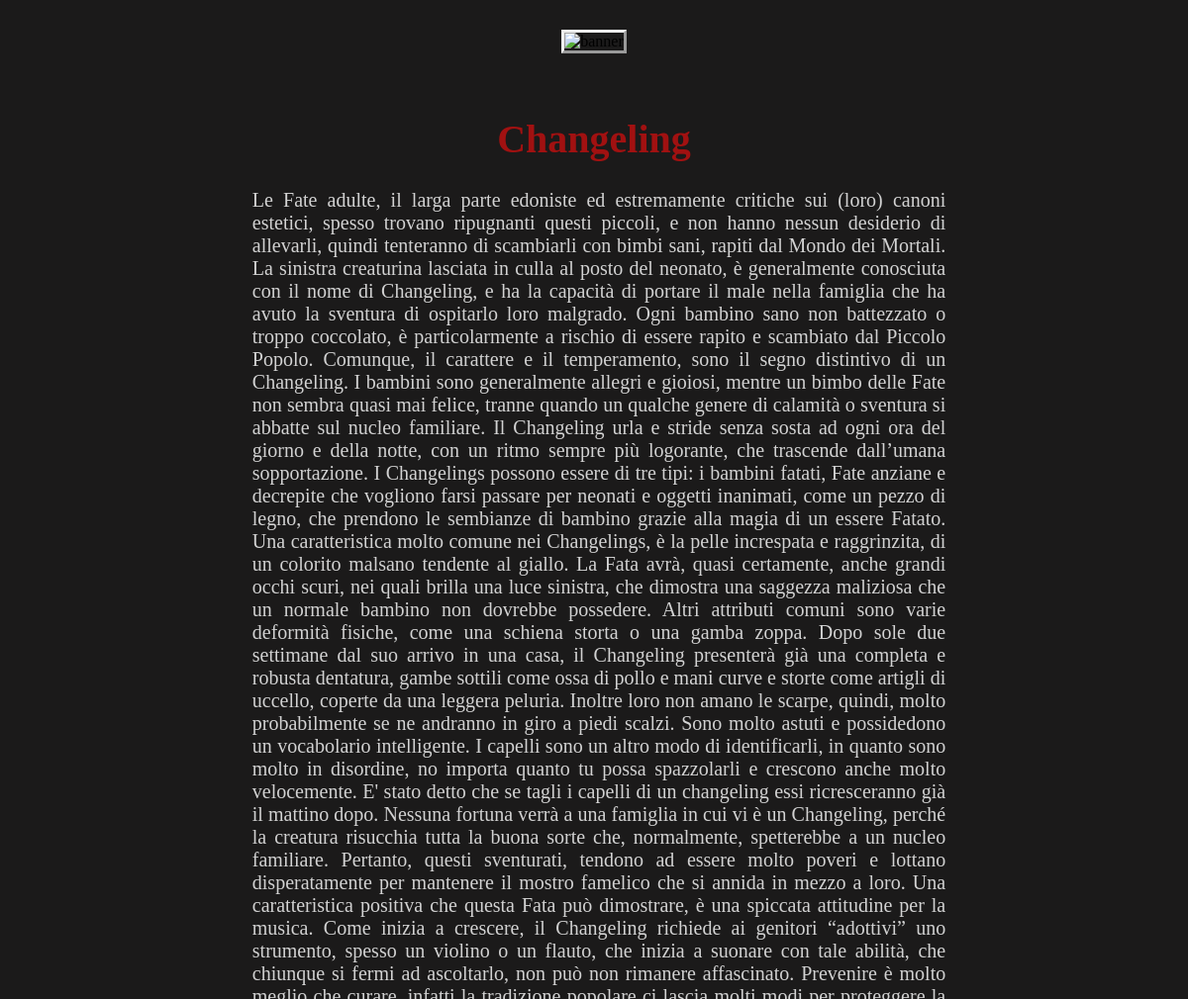
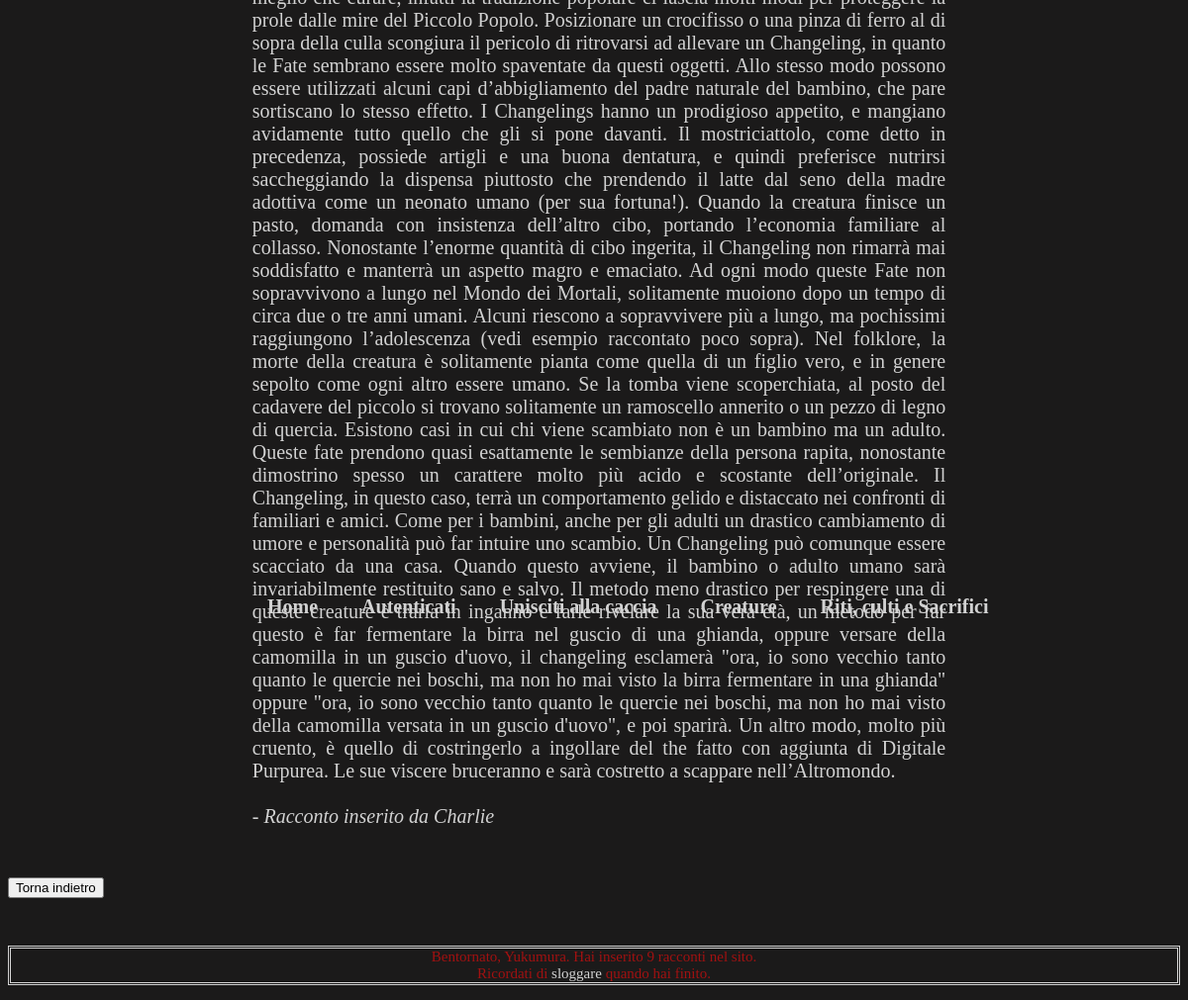
Screenshot of /visualizzazione.php?id=Changeling (signed in) with the database file from the repository (2 pictures, top to bottom).
### tables this page shows
CREATE TABLE `creature` (
  `id` bigint(20) unsigned NOT NULL AUTO_INCREMENT,
  `nome` varchar(128) DEFAULT NULL,
  `descrizione` longtext,
  `autore` varchar(128) DEFAULT NULL,
  UNIQUE KEY `id` (`id`)
);

CREATE TABLE `iscritti` (
  `id` bigint(20) unsigned NOT NULL AUTO_INCREMENT,
  `nome` varchar(128) DEFAULT NULL,
  `cognome` varchar(128) DEFAULT NULL,
  `username` varchar(128) DEFAULT NULL,
  `password` varchar(128) DEFAULT NULL,
  `email` varchar(128) DEFAULT NULL,
  `inseriti` int(11) DEFAULT '0',
  UNIQUE KEY `id` (`id`)
);

### visualizzazione.php (the view, shortened to what this page needs)
<!DOCTYPE html>
<?php
include('cuore.php');
?>
<html>
  <head>
    <link rel="stylesheet" type="text/css" href="mystyle.css" media="screen">
  </head>
  <body>
   <div class="titolo">
     <h1><?php echo $_GET['id']; ?></h1>
   </div>
	<div id="content">
	<?php
	$query="SELECT descrizione FROM creature where nome = '$_GET[id]'";
    $result = $mysqli->query($query);
    while ($row = mysqli_fetch_row($result)) {
		echo "<p>$row[0]";
    }
    ?>
    <br><br><em>- Racconto inserito da
    <?php
    	$query="SELECT autore FROM creature where nome = '$_GET[id]'";
    	$result = $mysqli->query($query);
    	$row = mysqli_fetch_row($result);
    	echo $row[0];
    	?>
    </em></p></div>
      <div id="form2"
      <form><input type="button" onclick="history.back()" value="Torna indietro"></form>
    </div>
<br><br><br>
<?php
include('piepagina.php');
?>
</html>

### piepagina.php
<div id="piedipagina">
<div id="formattazione_testo">
 <p>
 <?php
 include('cuore.php');
 $query="SELECT inseriti FROM iscritti where username = '$_SESSION[username]'";
 $result = $mysqli->query($query);
 $row = mysqli_fetch_row($result);
 if(isset($_SESSION['username'])) {
echo "Bentornato, ".$_SESSION['username'];
echo ". Hai inserito $row[0] racconti nel sito.<br>";
echo "Ricordati di "; echo "<a href='logout.php'>sloggare</a>"; echo " quando hai finito.";
 }else{
     echo "E' la prima volta che visiti il sito? <br>";
     echo "<a href='registrati.php'>Registrati</a>";
     echo " oppure ";
     echo "<a href='login.php'>loggati</a>.";
     }
 ?>
 </p>
 </div>
 </div>

### mystyle.css (style rules this page uses)
.header { display: block; margin: 30px auto 0 0; text-align: center; }
.header img { bottom: 10px; border-style: outset; }
.nav { position:absolute; bottom:570px; left: 70px; }
.nav li { font-family: "Times New Roman", Times, serif; font-size: 20px; font-weight: bold; }
.nav ul { position: relative; list-style-type: none; top: 200px; left: 120px; }
.nav ul li { background-image: url('http://upload.wikimedia.org/wikipedia/commons/thumb/f/f6/Pentacle_3.svg/45px-Pentacle_3.svg.png'); background-repeat: no-repeat; background-position: 15px 3px; padding-left: 40px; background-size: 20px 20px; display: inline; }
.titolo { color: #A11111; font-family: "Times New Roman", Times, serif; font-size: 20px; text-align: center; }
body { background-color: #1B1A1A; }
#content { margin-left: 20%; margin-right: 20%; padding-bottom: 30px; padding-left: 10px; }
#content p { color: #D2D2D2; text-align: justify; font-family: "Times New Roman", Times, serif; font-size: 20px; }
a:link { text-decoration: none; color: #D2D2D2; }
#formattazione_testo { color: #A11111; font-family: "Times New Roman", Times, serif; }
#formattazione_testo p { border-style:double; border-color: #D2D2D2; font-size: 15px; text-align: center; }
#form2 { float:left; }

### rows the page displays
creature: descrizione "Le Fate adulte, il larga parte edoniste ed estremamente critiche sui (loro) canoni estetici, spesso trovano ripugnanti questi piccoli, e non hanno nessun desiderio di allevarli, quindi tenteranno di scambiarli con bimbi sani, rapiti dal Mondo dei Mortali. La sinistra creaturina lasciata in culla al posto del neonato, è generalmente conosciuta con il nome di Changeling, e ha la capacità di portare il male nella famiglia che ha avuto la sventura di ospitarlo loro malgrado. Ogni bambino sano non battezzato o troppo coccolato, è particolarmente a rischio di essere rapito e scambiato dal Piccolo Popolo. Comunque, il carattere e il temperamento, sono il segno distintivo di un Changeling. I…", autore "Charlie"
iscritti: inseriti "9"

### other values shown
$_GET['id'] "Changeling"
$_SESSION['username'] "Yukumura"
